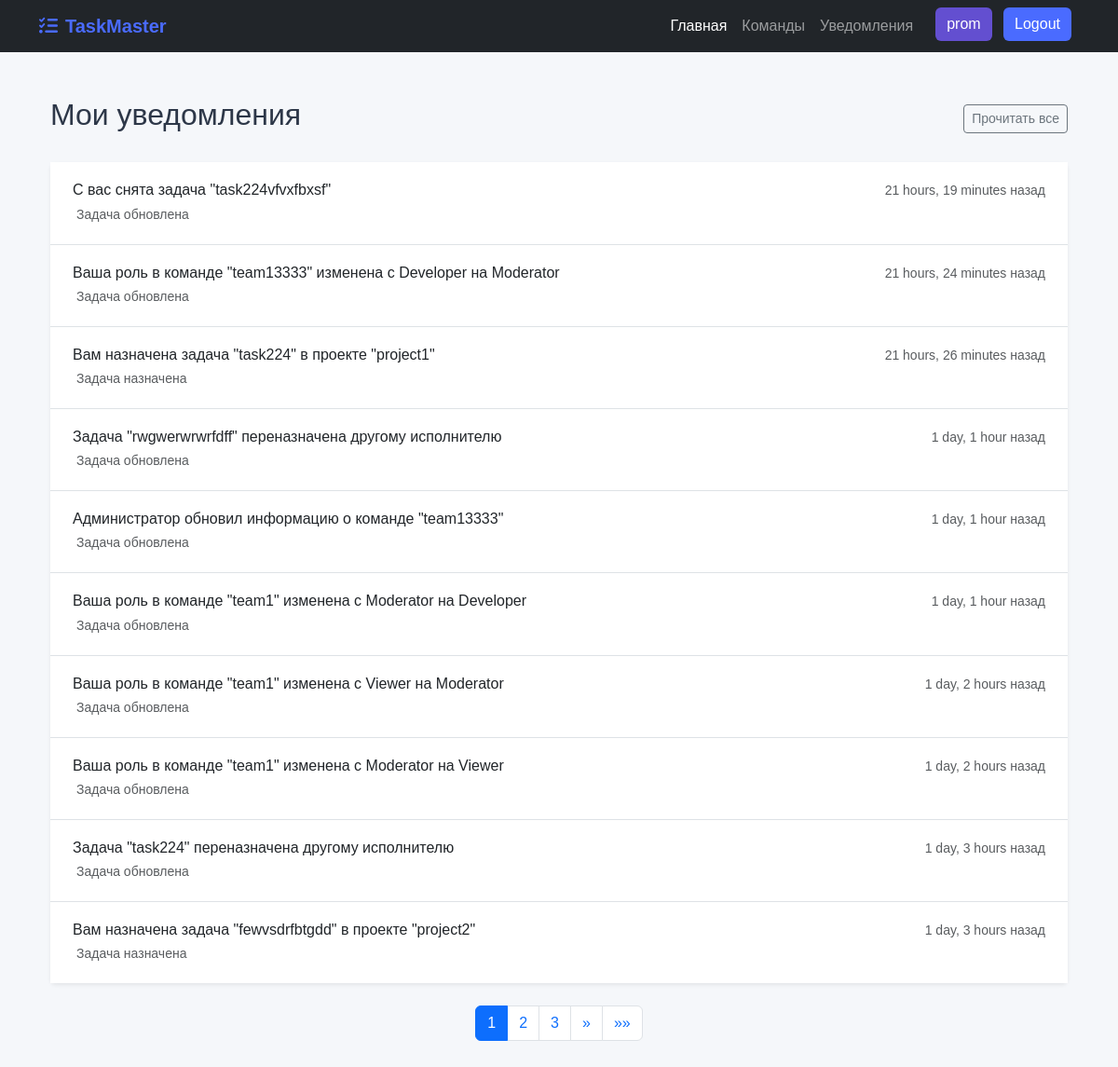
The app's page /notifications/ (signed in) with its own data.
### tasktracker/models.py (models this page shows)
class Notification(models.Model):
    TYPE_CHOICES = [
        ('TASK_ASSIGNED', 'Задача назначена'),
        ('TASK_UPDATED', 'Задача обновлена'),
        ('COMMENT_ADDED', 'Добавлен комментарий'),
    ]
    recipient = models.ForeignKey(User, on_delete=models.CASCADE)
    team = models.ForeignKey(Team, on_delete=models.SET_NULL, null=True, blank=True)
    message = models.TextField()
    notification_type = models.CharField(max_length=13, choices=TYPE_CHOICES)
    related_task = models.ForeignKey(Task, on_delete=models.SET_NULL, null=True, blank=True)
    is_read = models.BooleanField(default=False)
    created_at = models.DateTimeField(auto_now_add=True)

### tasktracker/views.py (the view)
# urls.py: path('notifications/', notifications, name='notifications'),
@login_required
def notifications(request):
    notifications = Notification.objects.filter(recipient=request.user).order_by('-created_at')
    paginator = Paginator(notifications, 10)
    page_number = request.GET.get('page')
    page_obj = paginator.get_page(page_number)
    return render(request, 'tasktracker/notifications.html', {
        'notifications': page_obj,
        'page_obj': page_obj,
        'is_paginated': paginator.num_pages > 1
    })

### tasktracker/templates/tasktracker/notifications.html (shortened to what this page needs)
{% extends 'base.html' %}
{% block content %}
<div class="container py-4">
    <div class="d-flex justify-content-between align-items-center mb-4">
        <h2>
             Мои уведомления
        </h2>
        <form method="post" action="{% url 'mark_all_notifications_read' %}">
            <button type="submit" class="btn btn-sm btn-outline-secondary">
                 Прочитать все
            </button>
        </form>
    </div>
    <div class="card border-0 shadow-sm">
        <div class="card-body p-0">
            {% if notifications %}
            <div class="list-group list-group-flush">
                {% for notification in notifications %}
                <a href="{% if notification.related_task %}{% url 'task_detail' team_id=notification.related_task.project.team.id project_id=notification.related_task.project.id task_id=notification.related_task.id %}{% else %}#{% endif %}"
                   class="list-group-item list-group-item-action {% if not notification.is_read %}bg-light{% endif %}">
                    <div class="d-flex justify-content-between">
                        <div>
                            <h6 class="mb-1">
                                {{ notification.message }}
                            </h6>
                            <small class="text-muted">
                                {{ notification.get_notification_type_display }}
                            </small>
                        </div>
                        <small class="text-nowrap text-muted">
                            {{ notification.created_at|timesince }} назад
                        </small>
                    </div>
                </a>
                {% endfor %}
            </div>
            {% endif %}
        </div>
    </div>
    {% if is_paginated %}
    <nav class="mt-4">
        <ul class="pagination justify-content-center">
            {% for num in page_obj.paginator.page_range %}
            {% if page_obj.number == num %}
            <li class="page-item active"><a class="page-link" href="?page={{ num }}">{{ num }}</a></li>
            {% elif num > page_obj.number|add:'-3' and num < page_obj.number|add:'3' %}
            <li class="page-item"><a class="page-link" href="?page={{ num }}">{{ num }}</a></li>
            {% endif %}
            {% endfor %}
            {% if page_obj.has_next %}
            <li class="page-item">
                <a class="page-link" href="?page={{ page_obj.next_page_number }}" aria-label="Next">
                    <span aria-hidden="true">&raquo;</span>
                </a>
            </li>
            <li class="page-item">
                <a class="page-link" href="?page={{ page_obj.paginator.num_pages }}" aria-label="Last">
                    <span aria-hidden="true">&raquo;&raquo;</span>
                </a>
            </li>
            {% endif %}
        </ul>
    </nav>
    {% endif %}
</div>
{% endblock %}

### tasktracker/templates/base.html (shortened to what this page needs)
<!DOCTYPE html>
<html lang="ru">
<head>
    <link href="https://cdn.jsdelivr.net/npm/bootstrap@5.3.0/dist/css/bootstrap.min.css" rel="stylesheet">
    <link href="https://cdn.jsdelivr.net/npm/bootstrap@5.3.0/dist/css/bootstrap.min.css" rel="stylesheet">
    <link rel="stylesheet" href="https://cdnjs.cloudflare.com/ajax/libs/font-awesome/6.4.0/css/all.min.css">
</head>
<body class="{% block body_class %}{% endblock %}">
    <nav class="navbar navbar-expand-lg navbar-dark bg-dark">
        <div class="container">
            {% load static %}
            <a class="navbar-brand" href="{% url 'main' %}">
                <i class="fas fa-tasks me-2"></i>TaskMaster
            </a>
            <div class="collapse navbar-collapse" id="navbarNav">
                <ul class="navbar-nav">
                    <div class="collapse navbar-collapse" id="navbarNav">
                <ul class="navbar-nav ms-auto">
                    <li class="nav-item">
                        <a class="nav-link active" href="{% url 'profile' %}">Главная</a>
                    </li>
                    <li class="nav-item">
                        <a class="nav-link" href="{% url 'dashboard' %}">Команды</a>
                    </li>
                    <li class="nav-item">
                        <a class="nav-link position-relative" href="{% url 'notifications' %}">
                            Уведомления
                        </a>
                    </li>
                    <li class="nav-item">
                            {% if request.user.is_authenticated %}
                        <a href="/profile" type="button" class="btn btn-custom me-2 mx-3 ">{{ user.username }}</a>
                            <a href="/logout" type="button" class="btn btn-custom-login me-2 ">Logout</a>
                            {% else %}
                            <a href="/login" type="button" class="btn btn-custom-login me-2 mx-3">Login</a>
                            <a href="/registration" type="button" class="btn btn-custom-login me-2">Sign-up</a>
                            {% endif %}
                        </li>
                </ul>
            </div>
                </ul>
            </div>
        </div>
    </nav>
    <div class="container mt-4">
        {% block content %}{% endblock %}
    </div>
</body>
</html>

### tasktracker/templates/base.html (style rules this page uses)
:root { --primary: #4a6bff; --secondary: #fb8516; --dark: #2d3748; --light: #f7fafc; --success: #48bb78; --danger: #e53e3e; }
body { font-family: 'Kumbh Sans', sans-serif; background-color: #f5f7fa; color: var(--dark); }
.navbar-brand { font-weight: 700; color: var(--primary); }
.btn-custom { background-color: #634FD0; color: white; border: none; }
.btn-custom-login { background-color: #4a6bff; color: white; border: none; }

### tasktracker/templates/tasktracker/notifications.html (style rules this page uses)
.list-group-item { border-left: 0; border-right: 0; padding: 1.25rem 1.5rem; transition: all 0.2s; }
.list-group-item:first-child { border-top: 0; border-top-left-radius: 0; border-top-right-radius: 0; }
.list-group-item:last-child { border-bottom-left-radius: 0; border-bottom-right-radius: 0; }

### records on screen
Notification: message "С вас снята задача \"task224vfvxfbxsf\"", notification_type "Задача обновлена", created_at "21 hours, 19 minutes"
Notification: message "Ваша роль в команде \"team13333\" изменена с Developer на Moderator", notification_type "Задача обновлена", created_at "21 hours, 24 minutes"
Notification: message "Вам назначена задача \"task224\" в проекте \"project1\"", notification_type "Задача назначена", created_at "21 hours, 26 minutes"
Notification: message "Задача \"rwgwerwrwrfdff\" переназначена другому исполнителю", notification_type "Задача обновлена", created_at "1 day, 1 hour"
Notification: message "Администратор обновил информацию о команде \"team13333\"", notification_type "Задача обновлена", created_at "1 day, 1 hour"
Notification: message "Ваша роль в команде \"team1\" изменена с Moderator на Developer", notification_type "Задача обновлена", created_at "1 day, 1 hour"
Notification: message "Ваша роль в команде \"team1\" изменена с Viewer на Moderator", notification_type "Задача обновлена", created_at "1 day, 2 hours"
Notification: message "Ваша роль в команде \"team1\" изменена с Moderator на Viewer", notification_type "Задача обновлена", created_at "1 day, 2 hours"
Notification: message "Задача \"task224\" переназначена другому исполнителю", notification_type "Задача обновлена", created_at "1 day, 3 hours"
Notification: message "Вам назначена задача \"fewvsdrfbtgdd\" в проекте \"project2\"", notification_type "Задача назначена", created_at "1 day, 3 hours"

### other values on screen
{{ user.username }} "prom"
{{ num }} "1"
{{ num }} "2" "3"
